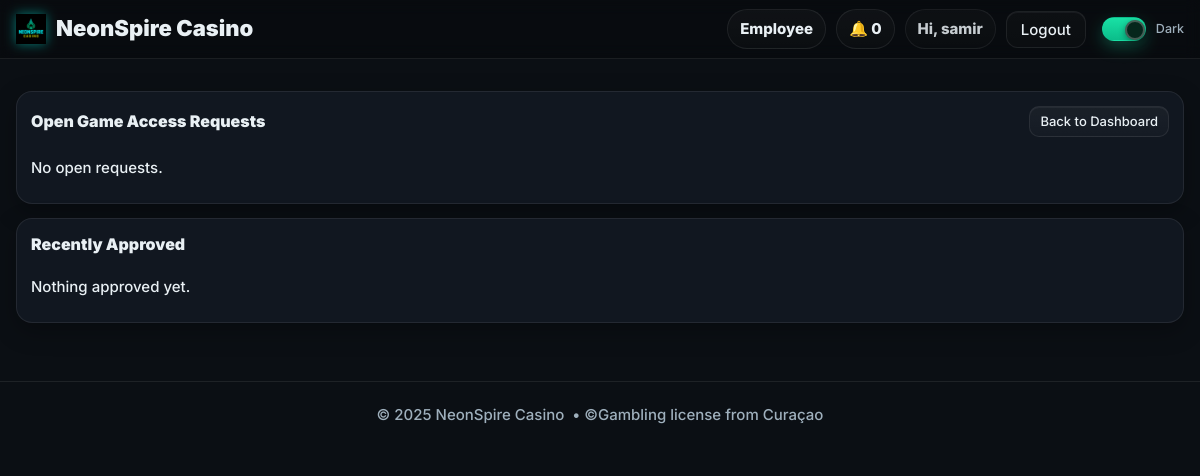
Before: /employee/requests (signed in) with the older database file.
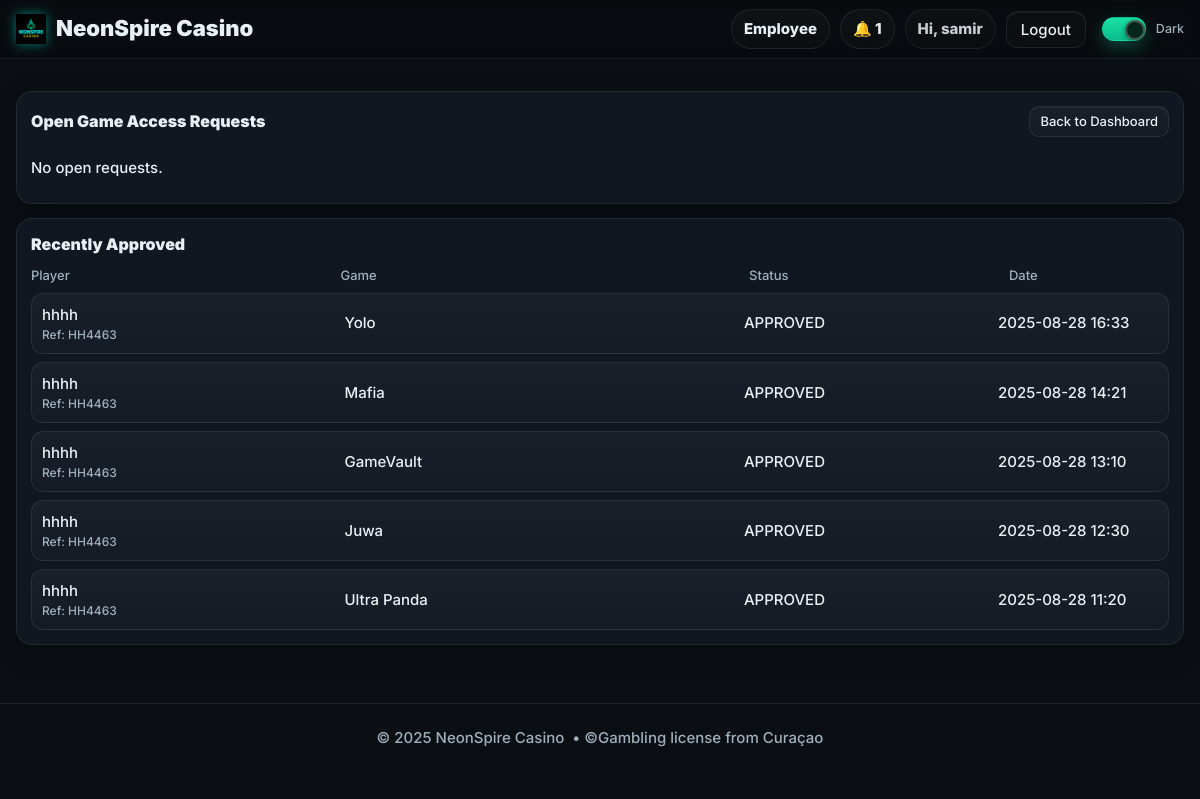
After: the same page with the newer database file.
### models.py (models this page shows, shortened)
class User(db.Model, UserMixin):
    __tablename__ = "users"
    id = db.Column(db.Integer, primary_key=True)
    name = db.Column(db.String(120), nullable=False)
    email = db.Column(db.String(255), unique=True, nullable=False, index=True)
    mobile = db.Column(db.String(24), nullable=True, index=True)  # E.164 (e.g. +15551234567)
    password_hash = db.Column(db.String(255), nullable=False)
    role = db.Column(db.String(20), nullable=False, default="PLAYER")  # PLAYER | EMPLOYEE | ADMIN
    email_verified = db.Column(db.Boolean, default=False, index=True)
    email_verified_at = db.Column(db.DateTime, nullable=True)
    promo_seen = db.Column(db.Boolean, default=False, index=True)  # show promos once after first login
    created_at = db.Column(db.DateTime, default=datetime.utcnow)

class GameAccountRequest(db.Model):
    __tablename__ = "game_account_requests"
    id = db.Column(db.Integer, primary_key=True)
    user_id = db.Column(db.Integer, db.ForeignKey("users.id"), nullable=False, index=True)
    game_id = db.Column(db.Integer, db.ForeignKey("games.id"), nullable=False, index=True)
    status = db.Column(db.String(20), default="PENDING", index=True)
    note = db.Column(db.String(300), default="")
    created_at = db.Column(db.DateTime, default=datetime.utcnow)
    updated_at = db.Column(db.DateTime, default=datetime.utcnow, onupdate=datetime.utcnow)
    handled_by     = db.Column(db.Integer, db.ForeignKey("users.id"), nullable=True, index=True)
    approved_by_id = db.Column(db.Integer, db.ForeignKey("users.id"), nullable=True, index=True)
    approved_at    = db.Column(db.DateTime, nullable=True)

class ReferralCode(db.Model):
    __tablename__ = "referral_codes"
    id = db.Column(db.Integer, primary_key=True)
    user_id = db.Column(db.Integer, db.ForeignKey("users.id"), unique=True, nullable=False, index=True)
    code = db.Column(db.String(16), unique=True, nullable=False, index=True)  # e.g., AB1234
    clicks = db.Column(db.Integer, default=0)
    created_at = db.Column(db.DateTime, default=datetime.utcnow, index=True)

class Game(db.Model):
    __tablename__ = "games"
    id = db.Column(db.Integer, primary_key=True)
    name = db.Column(db.String(120), nullable=False)
    description = db.Column(db.String(300), default="")
    icon_url = db.Column(db.String(500), default="")
    download_url = db.Column(db.String(500), nullable=False)
    backend_url = db.Column(db.String(500), nullable=True)  # merchant/staff URL (optional)
    is_active = db.Column(db.Boolean, default=True, index=True)
    created_at = db.Column(db.DateTime, default=datetime.utcnow)

### employee_bp.py (the view)
@employee_bp.get("/requests")
@login_required
def requests_list():
    open_reqs = (
        GameAccountRequest.query.filter(
            GameAccountRequest.status.in_(["PENDING", "IN_PROGRESS"])
        )
        .order_by(GameAccountRequest.created_at.desc())
        .all()
    )
    recent = (
        GameAccountRequest.query.filter(GameAccountRequest.status == "APPROVED")
        .order_by(GameAccountRequest.created_at.desc())
        .limit(30)
        .all()
    )
    games = {g.id: g for g in Game.query.all()}
    user_ids = [r.user_id for r in (open_reqs + recent)]
    users = {u.id: u for u in User.query.filter(User.id.in_(user_ids)).all()} if user_ids else {}
    refcodes = _refcodes_for_user_ids(user_ids)
    backend_urls = {gid: _backend_url_for(g) for gid, g in games.items()}
    return render_template(
        "employee_requests.html",
        page_title="Requests",
        open_reqs=open_reqs,
        recent=recent,
        games=games,
        users=users,
        backend_urls=backend_urls,
        selected_game=None,
        refcodes=refcodes,
    )

### employee_bp.py (called while the page is built)
@employee_bp.before_request
def require_employee():
    if not current_user.is_authenticated:
        return redirect(url_for("auth.login_get", next=url_for("employeebp.employee_home")))
    if current_user.role not in ("EMPLOYEE", "ADMIN"):
        return abort(403)

def _backend_url_for(game: Game) -> str | None:
    val = getattr(game, "backend_url", None)
    if val:
        return val
    return _kv_get(f"game:{game.id}:backend_url") or None

def _refcodes_for_user_ids(user_ids):
    if not user_ids:
        return {}
    rows = ReferralCode.query.filter(ReferralCode.user_id.in_(list(set(user_ids)))).all()
    return {r.user_id: r.code for r in rows}

### templates/employee_requests.html (shortened to what the changed rows need)
{% extends "base.html" %}
{% set gmap = games or {} %}
{% set umap = users or {} %}
{% block content %}
<div class="shell" style="margin-top:14px">
  <div class="panel">
    <div class="section-head">
      <div class="section-title">
      </div>
    </div>
    {% if recent and recent|length %}
      <div class="table">
        <div class="t-head">
          <div>Player</div>
          <div>Game</div>
          <div>Status</div>
          <div>Date</div>
        </div>
        {% for r in recent %}
          {% set u = umap.get(r.user_id) %}
          {% set g = gmap.get(r.game_id) %}
          {% set refc = (refcodes.get(r.user_id) if refcodes is defined else None) %}
          <div class="t-row">
            <div>
              {{ (u.name or u.email or ('#' ~ r.user_id)) }}
              {% if refc %}<div class="muted" style="font-size:12px">Ref: <span class="mono">{{ refc }}</span></div>{% endif %}
            </div>
            <div>{{ g.name if g else ('#' ~ r.game_id) }}</div>
            <div>{{ r.status }}</div>
            <div>{% if r.created_at %}{{ r.created_at.strftime('%Y-%m-%d %H:%M') }}{% endif %}</div>
          </div>
        {% endfor %}
      </div>
    {% else %}
      <div class="empty">Nothing approved yet.</div>
    {% endif %}
  </div>
</div>
{% endblock %}

### templates/base.html (shortened to what this page needs)
<!DOCTYPE html>
<html lang="en" data-theme="dark">
<head>
  <link rel="stylesheet" href="{{ url_for('static', filename='css/styles.css') }}?v=dm2">
</head>
<body>
  <header class="nav" style="position:sticky;top:0;z-index:50;background:rgba(0,0,0,.25);backdrop-filter:blur(8px);border-bottom:1px solid var(--stroke)">
    <div class="shell nav-inner" style="display:flex;align-items:center;justify-content:space-between;height:58px">
      <a href="{{ url_for('short_bp.lob_short') }}" class="brand" aria-label="NeonSpire Casino">
        <img class="brand-logo" src="{{ url_for('static', filename='img/logo.png') }}" alt="NeonSpire Casino">
        <span class="brand-text">NeonSpire Casino</span>
      </a>
      <nav class="nav-links" style="display:flex;align-items:center;gap:10px">
        {% if current_user.is_authenticated %}
          {% if current_user.role == 'ADMIN' %}
            <a class="pill" href="{{ url_for('adminbp.admin_home') }}">Admin</a>
          {% elif current_user.role == 'EMPLOYEE' %}
            <a class="pill" href="{{ url_for('employeebp.employee_home') }}">Employee</a>
          {% else %}
            <a class="pill" href="{{ url_for('short_bp.log_short') }}">My Logins</a>
          {% endif %}
          <a class="pill" href="{{ url_for('notifybp.list_notifications') }}">🔔 {{ unread_count or 0 }}</a>
          <span class="pill" style="pointer-events:none;opacity:.85">
            Hi, {{ current_user.name.split(' ')[0] if current_user.name else 'Player' }}
          </span>
          <a class="btn btn-ghost" href="{{ url_for('auth.logout') }}">Logout</a>
        {% else %}
          <a class="pill" href="{{ url_for('auth.login_get') }}">Login</a>
          <a class="btn btn-primary" href="{{ url_for('short_bp.reg_short') }}">Register</a>
        {% endif %}
        <label class="toggle" style="margin-left:6px">
          <span class="track"><span class="knob"></span></span>
          <span class="label">Dark</span>
        </label>
      </nav>
    </div>
  </header>
  <main style="padding-top:18px;padding-bottom:20px">
    {% block content %}{% endblock %}
  </main>
  <footer class="shell footer"
          style="height:68px;border-top:1px solid var(--stroke);margin-top:24px;
                 display:flex;align-items:center;justify-content:center;">
    © {{ 2025 }} NeonSpire Casino &nbsp;•&nbsp;
    <span class="muted">©Gambling license from Curaçao </span>
  </footer>
</body>
</html>

Changed rows visible on the page:
added GameAccountRequest: status "APPROVED", created_at "2025-08-28 16:33"
added User: name "hhhh"
added ReferralCode: code "HH4463"
now on this page (row unchanged): Game: name "Yolo"
added GameAccountRequest: status "APPROVED", created_at "2025-08-28 14:21"
now on this page (row unchanged): Game: name "Mafia"
added GameAccountRequest: status "APPROVED", created_at "2025-08-28 13:10"
now on this page (row unchanged): Game: name "GameVault"
added GameAccountRequest: status "APPROVED", created_at "2025-08-28 12:30"
now on this page (row unchanged): Game: name "Juwa"
added GameAccountRequest: status "APPROVED", created_at "2025-08-28 11:20"
now on this page (row unchanged): Game: name "Ultra Panda"
Other visible differences:
{{ unread_count or 0 }}: "0" → "1"
text no longer shown: "Nothing approved yet."
text now shown: "Player Game Status Date"
